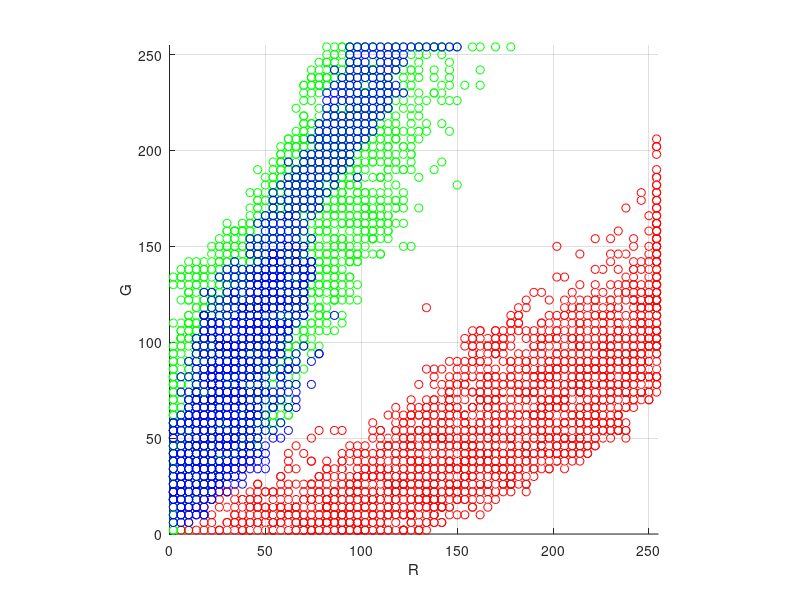

Reproduce this figure in MATLAB. (Note: this script raises an error after producing the figure.)
load('data-trunc.mat')
figure()
hold on
axis equal
scatter3(green(:,3), green(:,2), green(:,1), 'g')
scatter3(red(:,3), red(:,2), red(:,1),'r')
scatter3(blue(:,3), blue(:,2), blue(:,1), 'b')
xlim([0 255])
ylim([0 255])
zlim([0 255])
xlabel('R')
ylabel('G')
zlabel('B')
grid on

ax = gca;
ax.XTick = 0:64:256;
ax.YTick = 0:64:256;
ax.ZTick = 0:64:256;

g = [0 255; 0 255];
b = [0 0; 255 255];


dirs = [
	{[-1 0.65 0.65]', 'r'};
	{[-1.3 1 0]', 'g'};
	{[0.01 1 -1.3]', 'g'};
    {[-0.5 -0.65 0.65]', 'b'};
]';
for dir=dirs
	[dir, col] = dir{:}
	r1 = -(dir(2)*g + dir(3)*b) / dir(1);
	s = surf(r1, g, b, 'FaceColor', col, 'FaceAlpha', 0.4);
	center = [128 128 128]';
	c_plane = center - dir*(dir'*center);
	
	q = quiver3(c_plane(1), c_plane(2), c_plane(3),...
		    64*dir(1), 64*dir(2), 64*dir(3),...
			col);
	q.LineWidth = 2;
	q.MaxHeadSize = 8;
	
	fprintf('%.2fr + %.2fg + %.2fb > 0\n', dir(1), dir(2), dir(3))

end

view(60, 45)
